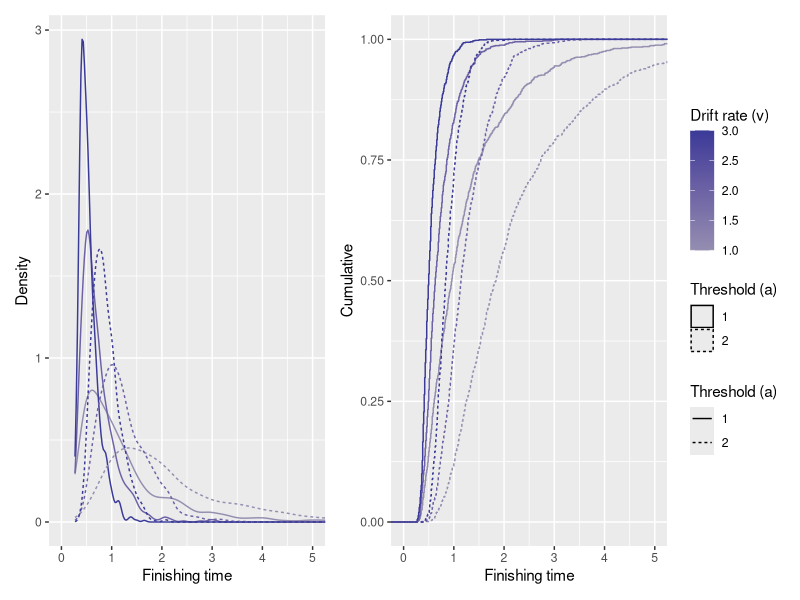
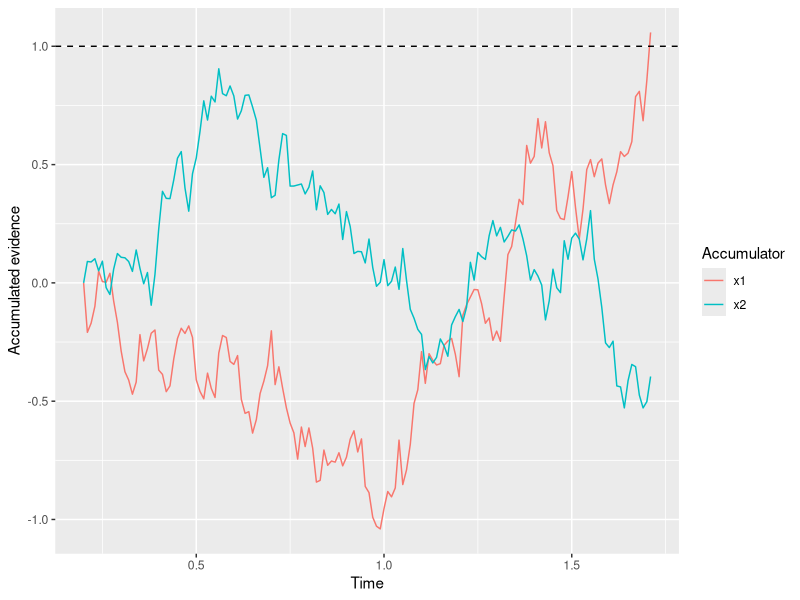
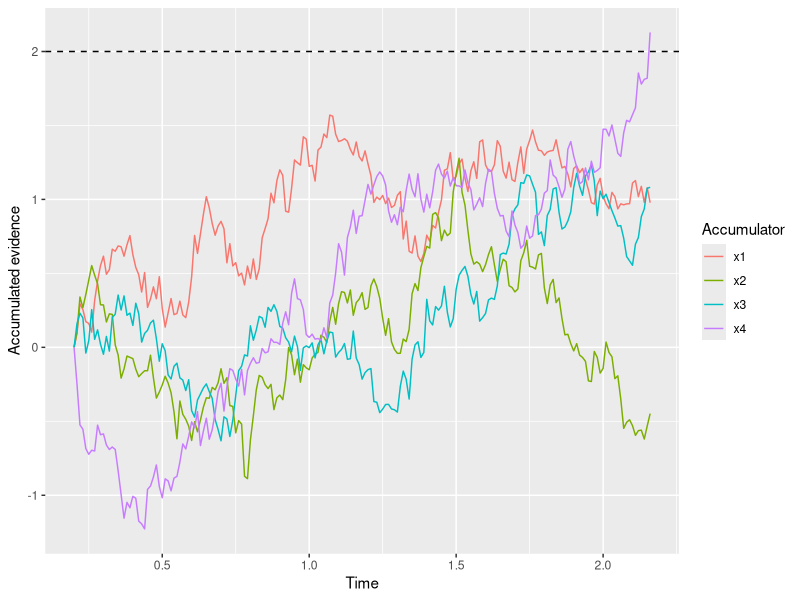
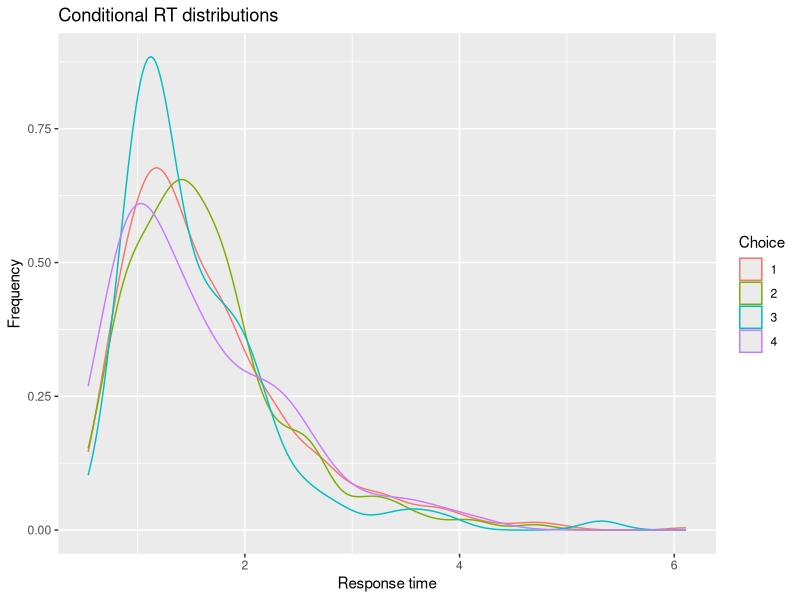
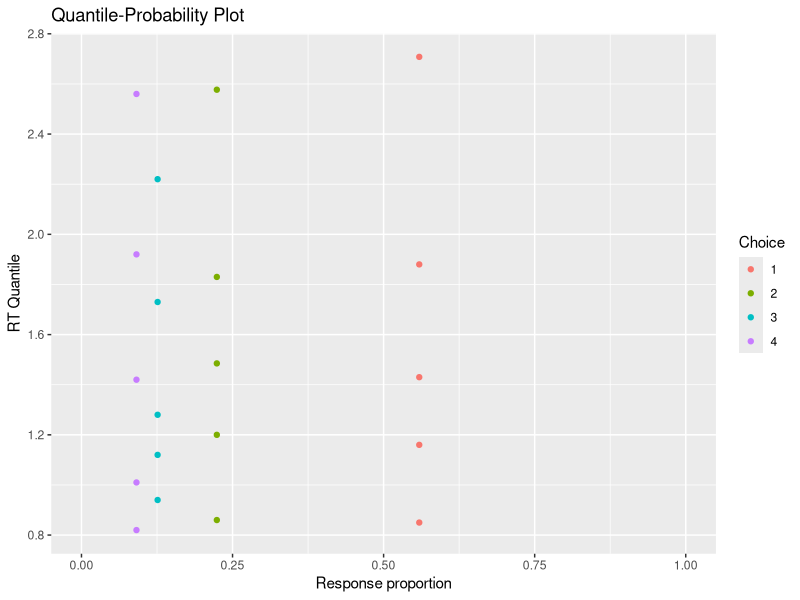
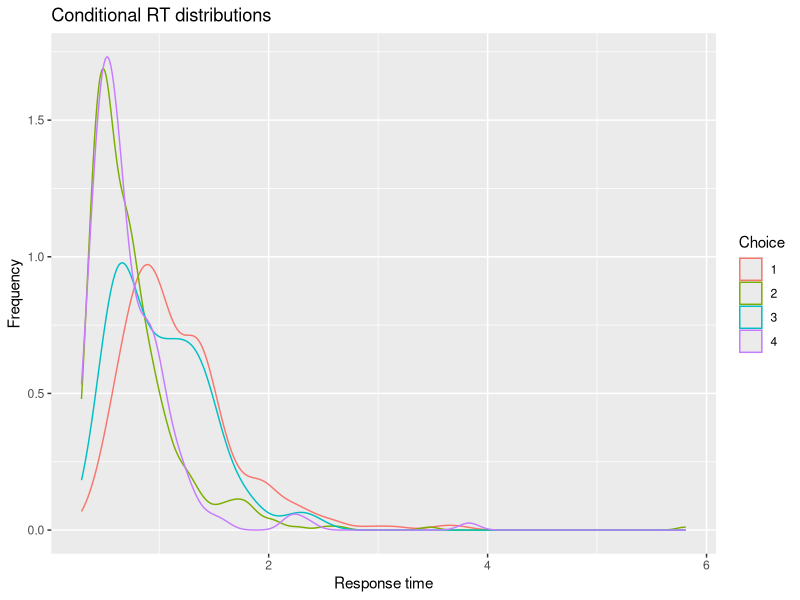
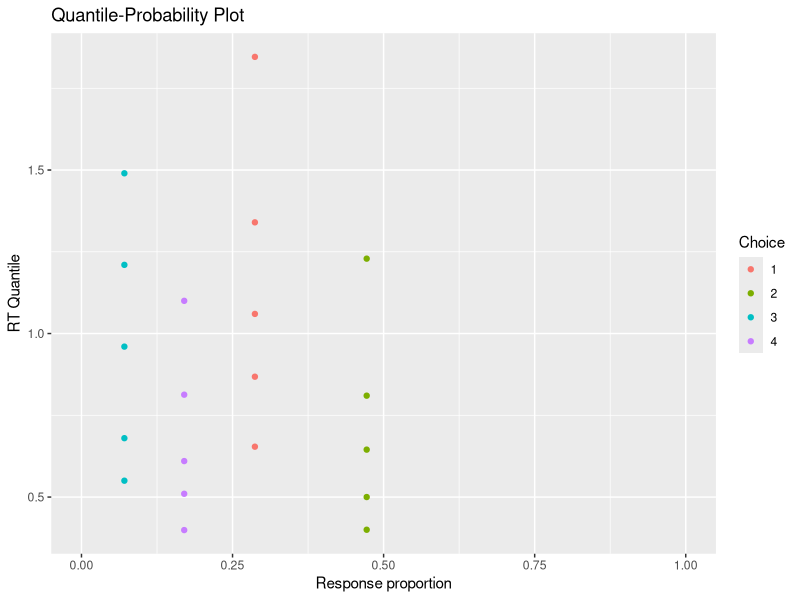
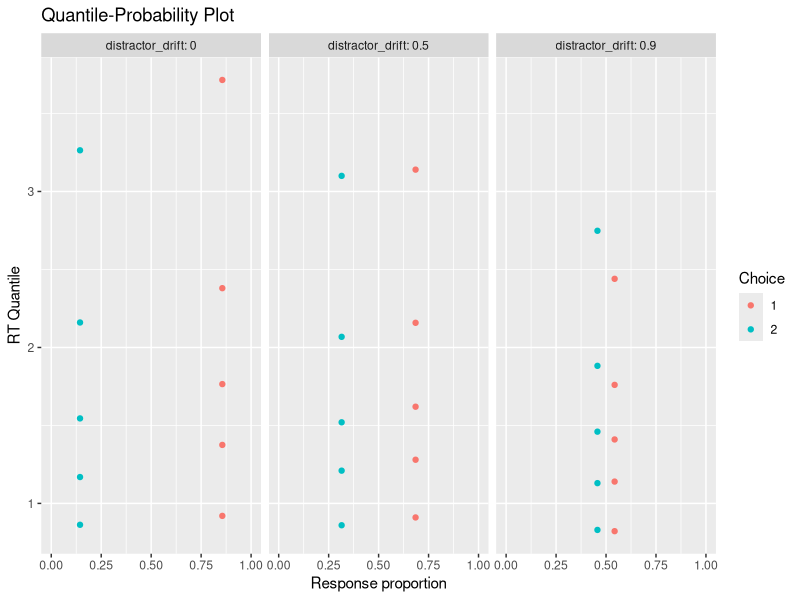

Source code (R) for these figures, in order: (Note: a time limit stopped this script after it produced the figures.)
## ---- chunk 1
library(tidyverse)
library(patchwork)

set.seed(12222)
## ---- chunk 2
#| code-fold: show

# Function arguments
# v: "drift rate", the average evidence in support of this option
# a: threshold level of evidence
# t0: residual time
# dt: how long each tiny time interval lasts
# t_max: optional "cut off" time to stop accumulating
accum_sim <- function(v = 0, a = 1, t0 = 0.2, dt = 0.01, t_max = Inf) {
    x <- 0
    t <- t0
    
    x_record <- x
    t_record <- t
    
    while (x < a & t < t_max) {
        x_sample <- rnorm(n = 1, mean = v * dt, sd = sqrt(dt))
        x <- x + x_sample
        t <- t + dt
        x_record <- c(x_record, x)
        t_record <- c(t_record, t)
    }
    
    return(data.frame(t = t_record, x = x_record))
}
## ---- chunk 3
#| code-fold: show

N_sims <- 1000

paramsToSim <- expand_grid(a = c(1, 2), v = c(1, 2, 3))

sim_rt_results <- c()

for (param_index in 1:nrow(paramsToSim)) {
    for (sim_index in 1:N_sims) {
        this_sim <- accum_sim(
            v = paramsToSim$v[param_index],
            a = paramsToSim$a[param_index]
        )
        
        sim_rt_results <- rbind(
            sim_rt_results,
            tibble(
                sim_index = sim_index,
                v = paramsToSim$v[param_index],
                a = paramsToSim$a[param_index],
                finishing_time = max(this_sim$t)
            )
        )
    }
}

# Plot conditional RT distributions
dens_plot <- sim_rt_results %>%
    ggplot(aes(x = finishing_time, color = v, linetype = factor(a), group = interaction(v, a))) +
    geom_density() +
    scale_color_gradient2(mid = "#bbbbbb") +
    coord_cartesian(xlim = c(0, 5)) +
    labs(x = "Finishing time", y = "Density", color = "Drift rate (v)", linetype = "Threshold (a)")

cdf_plot <- sim_rt_results %>%
    ggplot(aes(x = finishing_time, color = v, linetype = factor(a), group = interaction(v, a))) +
    stat_ecdf() +
    scale_color_gradient2(mid = "#bbbbbb") +
    coord_cartesian(xlim = c(0, 5), ylim = c(0, 1)) +
    labs(x = "Finishing time", y = "Cumulative", color = "Drift rate (v)", linetype = "Threshold (a)")

print(
    dens_plot + cdf_plot + plot_layout(nrow = 1, guides = "collect")
)
## ---- chunk 4
#| code-fold: show

# Function arguments
# v: "drift rate", the average evidence in support of each option
# a: threshold level of evidence for each accumulator
# t0: residual time
# dt: how long each tiny time interval lasts
# t_max: optional "cut off" time to stop accumulating
race_sim <- function(v = 0, a = 1, t0 = 0.2, dt = 0.01, t_max = Inf) {
    n_accum <- max(length(v), length(a))
    
    v <- rep(v, n_accum)[1:n_accum]
    a <- rep(a, n_accum)[1:n_accum]
    
    x <- rep(0, n_accum)
    t <- t0
    
    x_record <- x
    t_record <- t
    
    while (all(x < a) & t < t_max) {
        x_sample <- rnorm(n = n_accum, mean = v * dt, sd = sqrt(dt))
        x <- x + x_sample
        t <- t + dt
        x_record <- rbind(x_record, x)
        t_record <- c(t_record, t)
    }
    
    to_return <- cbind(t_record, x_record)
    
    colnames(to_return) <- c("t", paste0("x", 1:n_accum))
    
    return(as_tibble(to_return))
}
## ---- chunk 5
#| code-fold: show

race_sim(v = c(1, 0), a = 1, t0 = 0.2)
## ---- chunk 6
race_sim(v = c(1, 0), a = 1, t0 = 0.2) %>%
    pivot_longer(matches("x(\\d+)"), names_to = "accumulator", values_to = "x") %>%
    ggplot(aes(x = t, y = x, color = accumulator)) +
    geom_line() +
    geom_hline(yintercept = 1, linetype = "dashed") +
    labs(x = "Time", y = "Accumulated evidence", color = "Accumulator")
## ---- chunk 7
race_sim(v = c(1, 0.4, 0.2, 0), a = 2, t0 = 0.2) %>%
    pivot_longer(matches("x(\\d+)"), names_to = "accumulator", values_to = "x") %>%
    ggplot(aes(x = t, y = x, color = accumulator)) +
    geom_line() +
    geom_hline(yintercept = 2, linetype = "dashed") +
    labs(x = "Time", y = "Accumulated evidence", color = "Accumulator")
## ---- chunk 8
#| code-fold: show

n_sims <- 1000

sim_results <- c()

for (i in 1:n_sims) {
    current_result <- race_sim(c(1, 0.4, 0.2, 0), a = 2, t0 = 0.2)
    
    # Extract just the choice and RT
    rt <- current_result$t[nrow(current_result)]
    choice <- which.max(current_result[nrow(current_result), 2:ncol(current_result)])
    
    # "Bind" the current simulation to the ongoing record of simulation results
    sim_results <- rbind(
        sim_results,
        tibble(
            sim_index = i,
            rt = rt,
            choice = choice
        )
    )
}

# Plot conditional RT distributions
sim_results %>%
    ggplot(aes(x = rt, color = factor(choice))) +
    geom_density() +
    labs(x = "Response time", y = "Frequency", color = "Choice", title = "Conditional RT distributions")

# Quantile-probability plot
sim_choice_p <- sim_results %>%
    group_by(choice) %>%
    count() %>%
    ungroup() %>%
    mutate(p_resp = n / sum(n))

sim_rt_q <- sim_results %>%
    group_by(choice) %>%
    reframe(rt_q = quantile(rt, probs = c(0.1, 0.3, 0.5, 0.7, 0.9)))

full_join(sim_choice_p, sim_rt_q) %>%
    ggplot(aes(x = p_resp, y = rt_q, color = factor(choice))) +
    geom_point() +
    expand_limits(x = c(0, 1)) +
    labs(x = "Response proportion", y = "RT Quantile", color = "Choice", title = "Quantile-Probability Plot")
## ---- chunk 9
#| code-fold: show

n_sims <- 1000

sim_results <- c()

for (i in 1:n_sims) {
    current_result <- race_sim(c(1, 1, 0, 0), a = c(2, 1, 2, 1), t0 = 0.2)
    
    # Extract just the choice and RT
    rt <- current_result$t[nrow(current_result)]
    choice <- which.max(current_result[nrow(current_result), 2:ncol(current_result)])
    
    # "Bind" the current simulation to the ongoing record of simulation results
    sim_results <- rbind(
        sim_results,
        tibble(
            sim_index = i,
            rt = rt,
            choice = choice
        )
    )
}

# Plot conditional RT distributions
sim_results %>%
    ggplot(aes(x = rt, color = factor(choice))) +
    geom_density() +
    labs(x = "Response time", y = "Frequency", color = "Choice", title = "Conditional RT distributions")

# Quantile-probability plot
sim_choice_p <- sim_results %>%
    group_by(choice) %>%
    count() %>%
    ungroup() %>%
    mutate(p_resp = n / sum(n))

sim_rt_q <- sim_results %>%
    group_by(choice) %>%
    reframe(rt_q = quantile(rt, probs = c(0.1, 0.3, 0.5, 0.7, 0.9)))

full_join(sim_choice_p, sim_rt_q) %>%
    ggplot(aes(x = p_resp, y = rt_q, color = factor(choice))) +
    geom_point() +
    expand_limits(x = c(0, 1)) +
    labs(x = "Response proportion", y = "RT Quantile", color = "Choice", title = "Quantile-Probability Plot")
## ---- chunk 10
#| code-fold: show

n_sims <- 1000

sim_results <- c()

for (distractor_drift in c(0, 0.5, 0.9)) {
    for (i in 1:n_sims) {
        current_result <- race_sim(c(1, distractor_drift), a = 2, t0 = 0.2)
        
        # Extract just the choice and RT
        rt <- current_result$t[nrow(current_result)]
        choice <- which.max(current_result[nrow(current_result), 2:ncol(current_result)])
        
        # "Bind" the current simulation to the ongoing record of simulation results
        sim_results <- rbind(
            sim_results,
            tibble(
                distractor_drift = distractor_drift,
                sim_index = i,
                rt = rt,
                choice = choice
            )
        )
    }
}

# Quantile-probability plot
sim_choice_p <- sim_results %>%
    group_by(distractor_drift, choice) %>%
    count() %>%
    group_by(distractor_drift) %>%
    mutate(p_resp = n / sum(n))

sim_rt_q <- sim_results %>%
    group_by(distractor_drift, choice) %>%
    reframe(rt_q = quantile(rt, probs = c(0.1, 0.3, 0.5, 0.7, 0.9)))

full_join(sim_choice_p, sim_rt_q) %>%
    ggplot(aes(x = p_resp, y = rt_q, color = factor(choice))) +
    geom_point() +
    expand_limits(x = c(0, 1)) +
    facet_wrap("distractor_drift", labeller = label_both) +
    labs(x = "Response proportion", y = "RT Quantile", color = "Choice", title = "Quantile-Probability Plot")
## ---- chunk 11
#| code-fold: show

n_sims <- 1000

sim_results <- c()

for (num_distractors in c(1, 3, 7)) {
    for (i in 1:n_sims) {
        current_result <- race_sim(c(1, rep(0.1, num_distractors)), a = 2, t0 = 0.2)
        
        # Extract just the choice and RT
        rt <- current_result$t[nrow(current_result)]
        choice <- which.max(current_result[nrow(current_result), 2:ncol(current_result)])
        
        # "Bind" the current simulation to the ongoing record of simulation results
        sim_results <- rbind(
            sim_results,
            tibble(
                num_distractors = num_distractors,
                sim_index = i,
                rt = rt,
                # Note that I don't bother to keep track of which distractor was selected
                choice = factor(ifelse(choice == 1, "Target", "Distractor"), levels = c("Target", "Distractor"))
            )
        )
    }
}

# Quantile-probability plot
sim_choice_p <- sim_results %>%
    group_by(num_distractors, choice) %>%
    count() %>%
    group_by(num_distractors) %>%
    mutate(p_resp = n / sum(n))

sim_rt_q <- sim_results %>%
    group_by(num_distractors, choice) %>%
    reframe(rt_q = quantile(rt, probs = c(0.1, 0.3, 0.5, 0.7, 0.9)))

full_join(sim_choice_p, sim_rt_q) %>%
    ggplot(aes(x = p_resp, y = rt_q, color = factor(choice))) +
    geom_point() +
    expand_limits(x = c(0, 1)) +
    facet_wrap("num_distractors", labeller = label_both) +
    labs(x = "Response proportion", y = "RT Quantile", color = "Choice", title = "Quantile-Probability Plot")
## ---- chunk 12
#| code-fold: show

# Function arguments
# v: "drift rate", the average evidence in support of each option
# a: threshold level of evidence for each accumulator
# t0: residual time
# dt: how long each tiny time interval lasts
# t_max: optional "cut off" time to stop accumulating
# feedforward_comp: strength of feed-forward competition between accumulators
race_sim <- function(v = 0, a = 1, t0 = 0.2, dt = 0.01, t_max = Inf, feedforward_comp = 0) {
    n_accum <- max(length(v), length(a))
    
    v <- rep(v, n_accum)[1:n_accum]
    a <- rep(a, n_accum)[1:n_accum]
    
    v_comp <- rep(0, n_accum)
    
    for (i in 1:n_accum) {
        v_comp[i] <- v[i] - feedforward_comp * sum(v[-i])
    }
    
    x <- rep(0, n_accum)
    t <- t0
    
    x_record <- x
    t_record <- t
    
    while (all(x < a) & t < t_max) {
        x_sample <- rnorm(n = n_accum, mean = v_comp * dt, sd = sqrt(dt))
        x <- x + x_sample
        t <- t + dt
        x_record <- rbind(x_record, x)
        t_record <- c(t_record, t)
    }
    
    to_return <- cbind(t_record, x_record)
    
    colnames(to_return) <- c("t", paste0("x", 1:n_accum))
    
    return(as_tibble(to_return))
}
## ---- chunk 13
#| code-fold: show

n_sims <- 1000

sim_results <- c()

for (distractor_drift in c(0, 0.5, 0.9)) {
    for (i in 1:n_sims) {
        current_result <- race_sim(c(1, distractor_drift), a = 2, t0 = 0.2, feedforward_comp = 0.5)
        
        # Extract just the choice and RT
        rt <- current_result$t[nrow(current_result)]
        choice <- which.max(current_result[nrow(current_result), 2:ncol(current_result)])
        
        # "Bind" the current simulation to the ongoing record of simulation results
        sim_results <- rbind(
            sim_results,
            tibble(
                distractor_drift = distractor_drift,
                sim_index = i,
                rt = rt,
                choice = choice
            )
        )
    }
}

# Quantile-probability plot
sim_choice_p <- sim_results %>%
    group_by(distractor_drift, choice) %>%
    count() %>%
    group_by(distractor_drift) %>%
    mutate(p_resp = n / sum(n))

sim_rt_q <- sim_results %>%
    group_by(distractor_drift, choice) %>%
    reframe(rt_q = quantile(rt, probs = c(0.1, 0.3, 0.5, 0.7, 0.9)))

full_join(sim_choice_p, sim_rt_q) %>%
    ggplot(aes(x = p_resp, y = rt_q, color = factor(choice))) +
    geom_point() +
    expand_limits(x = c(0, 1)) +
    facet_wrap("distractor_drift", labeller = label_both) +
    labs(x = "Response proportion", y = "RT Quantile", color = "Choice", title = "Quantile-Probability Plot")
## ---- chunk 14
#| code-fold: show

n_sims <- 1000

sim_results <- c()

for (num_distractors in c(1, 3, 7)) {
    for (i in 1:n_sims) {
        current_result <- race_sim(c(1, rep(0.1, num_distractors)), a = 2, t0 = 0.2, feedforward_comp = 0.5)
        
        # Extract just the choice and RT
        rt <- current_result$t[nrow(current_result)]
        choice <- which.max(current_result[nrow(current_result), 2:ncol(current_result)])
        
        # "Bind" the current simulation to the ongoing record of simulation results
        sim_results <- rbind(
            sim_results,
            tibble(
                num_distractors = num_distractors,
                sim_index = i,
                rt = rt,
                # Note that I don't bother to keep track of which distractor was selected
                choice = factor(ifelse(choice == 1, "Target", "Distractor"), levels = c("Target", "Distractor"))
            )
        )
    }
}

# Quantile-probability plot
sim_choice_p <- sim_results %>%
    group_by(num_distractors, choice) %>%
    count() %>%
    group_by(num_distractors) %>%
    mutate(p_resp = n / sum(n))

sim_rt_q <- sim_results %>%
    group_by(num_distractors, choice) %>%
    reframe(rt_q = quantile(rt, probs = c(0.1, 0.3, 0.5, 0.7, 0.9)))

full_join(sim_choice_p, sim_rt_q) %>%
    ggplot(aes(x = p_resp, y = rt_q, color = factor(choice))) +
    geom_point() +
    expand_limits(x = c(0, 1)) +
    facet_wrap("num_distractors", labeller = label_both) +
    labs(x = "Response proportion", y = "RT Quantile", color = "Choice", title = "Quantile-Probability Plot")
## ---- chunk 15
#| code-fold: show

# Function arguments
# v: "drift rate", the average evidence in support of each option
# a: threshold level of evidence for each accumulator
# t0: residual time
# dt: how long each tiny time interval lasts
# t_max: optional "cut off" time to stop accumulating
# feedforward_comp: strength of feed-forward competition between accumulators
# lateral_comp: strength of lateral competition between accumulators
# min_x: accumulators are constrained to have at minimum *this much* evidence
race_sim <- function(v = 0, a = 1, t0 = 0.2, dt = 0.01, t_max = Inf, feedforward_comp = 0, lateral_comp = 0, min_x = -Inf) {
    n_accum <- max(length(v), length(a))
    
    v <- rep(v, n_accum)[1:n_accum]
    a <- rep(a, n_accum)[1:n_accum]
    
    v_comp <- rep(0, n_accum)
    
    for (i in 1:n_accum) {
        v_comp[i] <- v[i] - feedforward_comp * sum(v[-i])
    }
    
    x <- rep(0, n_accum)
    t <- t0
    
    x_record <- x
    t_record <- t
    
    while (all(x < a) & t < t_max) {
        # Compute the total amount of lateral competition for each accumulator
        lat <- rep(0, n_accum)
        for (i in 1:n_accum) {
            lat[i] <- sum(x[-i])
        }
        
        x_sample <- rnorm(n = n_accum, mean = v_comp * dt, sd = sqrt(dt))
        
        # Updated values account for lateral competition and use "pmax" to keep them above "min_x"
        x <- pmax(min_x, x + x_sample - dt * lateral_comp * lat)
        t <- t + dt
        x_record <- rbind(x_record, x)
        t_record <- c(t_record, t)
    }
    
    to_return <- cbind(t_record, x_record)
    
    colnames(to_return) <- c("t", paste0("x", 1:n_accum))
    
    return(as_tibble(to_return))
}
## ---- chunk 16
set.seed(2)
baseline_sim <- race_sim(v = c(1, 0), a = 2, t0 = 0.2, lateral_comp = 0, min_x = -Inf)

set.seed(2)
lateral_sim <- race_sim(v = c(1, 0), a = 2, t0 = 0.2, lateral_comp = 1, min_x = -Inf)

set.seed(2)
lateral_min_sim <- race_sim(v = c(1, 0), a = 2, t0 = 0.2, lateral_comp = 1, min_x = 0)

all_sims <- rbind(
    baseline_sim %>% mutate(label = "No lateral competition,\nno minimum value"),
    lateral_sim %>% mutate(label = "Lateral competition,\nno minimum value"),
    lateral_min_sim %>% mutate(label = "Lateral competition,\nnonnegative evidence")
) %>%
    mutate(label = factor(label, levels = c("No lateral competition,\nno minimum value", "Lateral competition,\nno minimum value", "Lateral competition,\nnonnegative evidence")))

all_sims %>%
    pivot_longer(matches("x(\\d+)"), names_to = "accumulator", values_to = "x") %>%
    ggplot(aes(x = t, y = x, color = accumulator)) +
    geom_line() +
    geom_hline(yintercept = 2, linetype = "dashed") +
    geom_hline(yintercept = 0, linetype = "dotted") +
    facet_wrap("label", nrow = 1) +
    labs(x = "Time", y = "Accumulated evidence", color = "Accumulator")
## ---- chunk 17
#| code-fold: show

n_sims <- 1000

sim_results <- c()

for (distractor_drift in c(0, 0.5, 0.9)) {
    for (i in 1:n_sims) {
        current_result <- race_sim(c(1, distractor_drift), a = 2, t0 = 0.2, feedforward_comp = 0, lateral_comp = 1, min_x = 0)
        
        # Extract just the choice and RT
        rt <- current_result$t[nrow(current_result)]
        choice <- which.max(current_result[nrow(current_result), 2:ncol(current_result)])
        
        # "Bind" the current simulation to the ongoing record of simulation results
        sim_results <- rbind(
            sim_results,
            tibble(
                distractor_drift = distractor_drift,
                sim_index = i,
                rt = rt,
                choice = choice
            )
        )
    }
}

# Quantile-probability plot
sim_choice_p <- sim_results %>%
    group_by(distractor_drift, choice) %>%
    count() %>%
    group_by(distractor_drift) %>%
    mutate(p_resp = n / sum(n))

sim_rt_q <- sim_results %>%
    group_by(distractor_drift, choice) %>%
    reframe(rt_q = quantile(rt, probs = c(0.1, 0.3, 0.5, 0.7, 0.9)))

full_join(sim_choice_p, sim_rt_q) %>%
    ggplot(aes(x = p_resp, y = rt_q, color = factor(choice))) +
    geom_point() +
    expand_limits(x = c(0, 1)) +
    facet_wrap("distractor_drift", labeller = label_both) +
    labs(x = "Response proportion", y = "RT Quantile", color = "Choice", title = "Quantile-Probability Plot")
## ---- chunk 18
#| code-fold: show

n_sims <- 1000

sim_results <- c()

for (num_distractors in c(1, 3, 7)) {
    for (i in 1:n_sims) {
        current_result <- race_sim(c(1, rep(0.1, num_distractors)), a = 2, t0 = 0.2, lateral_comp = 1, min_x = 0)
        
        # Extract just the choice and RT
        rt <- current_result$t[nrow(current_result)]
        choice <- which.max(current_result[nrow(current_result), 2:ncol(current_result)])
        
        # "Bind" the current simulation to the ongoing record of simulation results
        sim_results <- rbind(
            sim_results,
            tibble(
                num_distractors = num_distractors,
                sim_index = i,
                rt = rt,
                # Note that I don't bother to keep track of which distractor was selected
                choice = factor(ifelse(choice == 1, "Target", "Distractor"), levels = c("Target", "Distractor"))
            )
        )
    }
}

# Quantile-probability plot
sim_choice_p <- sim_results %>%
    group_by(num_distractors, choice) %>%
    count() %>%
    group_by(num_distractors) %>%
    mutate(p_resp = n / sum(n))

sim_rt_q <- sim_results %>%
    group_by(num_distractors, choice) %>%
    reframe(rt_q = quantile(rt, probs = c(0.1, 0.3, 0.5, 0.7, 0.9)))

full_join(sim_choice_p, sim_rt_q) %>%
    ggplot(aes(x = p_resp, y = rt_q, color = factor(choice))) +
    geom_point() +
    expand_limits(x = c(0, 1)) +
    facet_wrap("num_distractors", labeller = label_both) +
    labs(x = "Response proportion", y = "RT Quantile", color = "Choice", title = "Quantile-Probability Plot")
